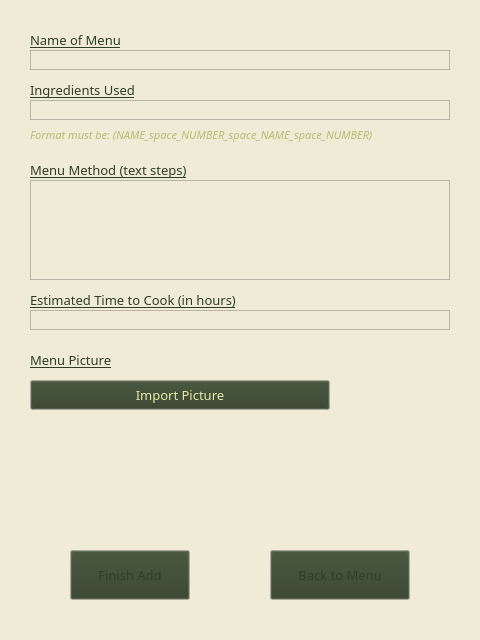
<?xml version="1.0" encoding="UTF-8"?>
<ui version="4.0">
 <class>AddMenuFrame</class>
 <widget class="QWidget" name="AddMenuFrame">
  <property name="geometry">
   <rect>
    <x>0</x>
    <y>0</y>
    <width>480</width>
    <height>640</height>
   </rect>
  </property>
  <property name="palette">
   <palette>
    <active>
     <colorrole role="WindowText">
      <brush brushstyle="SolidPattern">
       <color alpha="255">
        <red>48</red>
        <green>62</green>
        <blue>39</blue>
       </color>
      </brush>
     </colorrole>
     <colorrole role="Button">
      <brush brushstyle="SolidPattern">
       <color alpha="255">
        <red>48</red>
        <green>62</green>
        <blue>39</blue>
       </color>
      </brush>
     </colorrole>
     <colorrole role="Light">
      <brush brushstyle="SolidPattern">
       <color alpha="255">
        <red>246</red>
        <green>250</green>
        <blue>247</blue>
       </color>
      </brush>
     </colorrole>
     <colorrole role="Midlight">
      <brush brushstyle="SolidPattern">
       <color alpha="255">
        <red>239</red>
        <green>235</green>
        <blue>215</blue>
       </color>
      </brush>
     </colorrole>
     <colorrole role="Dark">
      <brush brushstyle="SolidPattern">
       <color alpha="255">
        <red>227</red>
        <green>219</green>
        <blue>189</blue>
       </color>
      </brush>
     </colorrole>
     <colorrole role="Mid">
      <brush brushstyle="SolidPattern">
       <color alpha="255">
        <red>231</red>
        <green>234</green>
        <blue>168</blue>
       </color>
      </brush>
     </colorrole>
     <colorrole role="Text">
      <brush brushstyle="SolidPattern">
       <color alpha="255">
        <red>48</red>
        <green>62</green>
        <blue>39</blue>
       </color>
      </brush>
     </colorrole>
     <colorrole role="BrightText">
      <brush brushstyle="SolidPattern">
       <color alpha="255">
        <red>180</red>
        <green>187</green>
        <blue>114</blue>
       </color>
      </brush>
     </colorrole>
     <colorrole role="ButtonText">
      <brush brushstyle="SolidPattern">
       <color alpha="255">
        <red>231</red>
        <green>234</green>
        <blue>168</blue>
       </color>
      </brush>
     </colorrole>
     <colorrole role="Base">
      <brush brushstyle="SolidPattern">
       <color alpha="255">
        <red>239</red>
        <green>235</green>
        <blue>215</blue>
       </color>
      </brush>
     </colorrole>
     <colorrole role="Window">
      <brush brushstyle="SolidPattern">
       <color alpha="255">
        <red>239</red>
        <green>235</green>
        <blue>215</blue>
       </color>
      </brush>
     </colorrole>
     <colorrole role="Shadow">
      <brush brushstyle="SolidPattern">
       <color alpha="255">
        <red>227</red>
        <green>219</green>
        <blue>189</blue>
       </color>
      </brush>
     </colorrole>
     <colorrole role="Highlight">
      <brush brushstyle="SolidPattern">
       <color alpha="255">
        <red>180</red>
        <green>187</green>
        <blue>114</blue>
       </color>
      </brush>
     </colorrole>
     <colorrole role="HighlightedText">
      <brush brushstyle="SolidPattern">
       <color alpha="255">
        <red>48</red>
        <green>62</green>
        <blue>39</blue>
       </color>
      </brush>
     </colorrole>
     <colorrole role="Link">
      <brush brushstyle="SolidPattern">
       <color alpha="255">
        <red>180</red>
        <green>187</green>
        <blue>114</blue>
       </color>
      </brush>
     </colorrole>
     <colorrole role="LinkVisited">
      <brush brushstyle="SolidPattern">
       <color alpha="255">
        <red>231</red>
        <green>234</green>
        <blue>168</blue>
       </color>
      </brush>
     </colorrole>
     <colorrole role="AlternateBase">
      <brush brushstyle="SolidPattern">
       <color alpha="255">
        <red>246</red>
        <green>250</green>
        <blue>247</blue>
       </color>
      </brush>
     </colorrole>
     <colorrole role="NoRole">
      <brush brushstyle="SolidPattern">
       <color alpha="255">
        <red>48</red>
        <green>62</green>
        <blue>39</blue>
       </color>
      </brush>
     </colorrole>
    </active>
    <inactive>
     <colorrole role="WindowText">
      <brush brushstyle="SolidPattern">
       <color alpha="255">
        <red>48</red>
        <green>62</green>
        <blue>39</blue>
       </color>
      </brush>
     </colorrole>
     <colorrole role="Button">
      <brush brushstyle="SolidPattern">
       <color alpha="255">
        <red>48</red>
        <green>62</green>
        <blue>39</blue>
       </color>
      </brush>
     </colorrole>
     <colorrole role="Light">
      <brush brushstyle="SolidPattern">
       <color alpha="255">
        <red>246</red>
        <green>250</green>
        <blue>247</blue>
       </color>
      </brush>
     </colorrole>
     <colorrole role="Midlight">
      <brush brushstyle="SolidPattern">
       <color alpha="255">
        <red>239</red>
        <green>235</green>
        <blue>215</blue>
       </color>
      </brush>
     </colorrole>
     <colorrole role="Dark">
      <brush brushstyle="SolidPattern">
       <color alpha="255">
        <red>227</red>
        <green>219</green>
        <blue>189</blue>
       </color>
      </brush>
     </colorrole>
     <colorrole role="Mid">
      <brush brushstyle="SolidPattern">
       <color alpha="255">
        <red>231</red>
        <green>234</green>
        <blue>168</blue>
       </color>
      </brush>
     </colorrole>
     <colorrole role="Text">
      <brush brushstyle="SolidPattern">
       <color alpha="255">
        <red>48</red>
        <green>62</green>
        <blue>39</blue>
       </color>
      </brush>
     </colorrole>
     <colorrole role="BrightText">
      <brush brushstyle="SolidPattern">
       <color alpha="255">
        <red>180</red>
        <green>187</green>
        <blue>114</blue>
       </color>
      </brush>
     </colorrole>
     <colorrole role="ButtonText">
      <brush brushstyle="SolidPattern">
       <color alpha="255">
        <red>231</red>
        <green>234</green>
        <blue>168</blue>
       </color>
      </brush>
     </colorrole>
     <colorrole role="Base">
      <brush brushstyle="SolidPattern">
       <color alpha="255">
        <red>239</red>
        <green>235</green>
        <blue>215</blue>
       </color>
      </brush>
     </colorrole>
     <colorrole role="Window">
      <brush brushstyle="SolidPattern">
       <color alpha="255">
        <red>239</red>
        <green>235</green>
        <blue>215</blue>
       </color>
      </brush>
     </colorrole>
     <colorrole role="Shadow">
      <brush brushstyle="SolidPattern">
       <color alpha="255">
        <red>227</red>
        <green>219</green>
        <blue>189</blue>
       </color>
      </brush>
     </colorrole>
     <colorrole role="Highlight">
      <brush brushstyle="SolidPattern">
       <color alpha="255">
        <red>180</red>
        <green>187</green>
        <blue>114</blue>
       </color>
      </brush>
     </colorrole>
     <colorrole role="HighlightedText">
      <brush brushstyle="SolidPattern">
       <color alpha="255">
        <red>48</red>
        <green>62</green>
        <blue>39</blue>
       </color>
      </brush>
     </colorrole>
     <colorrole role="Link">
      <brush brushstyle="SolidPattern">
       <color alpha="255">
        <red>180</red>
        <green>187</green>
        <blue>114</blue>
       </color>
      </brush>
     </colorrole>
     <colorrole role="LinkVisited">
      <brush brushstyle="SolidPattern">
       <color alpha="255">
        <red>231</red>
        <green>234</green>
        <blue>168</blue>
       </color>
      </brush>
     </colorrole>
     <colorrole role="AlternateBase">
      <brush brushstyle="SolidPattern">
       <color alpha="255">
        <red>246</red>
        <green>250</green>
        <blue>247</blue>
       </color>
      </brush>
     </colorrole>
     <colorrole role="NoRole">
      <brush brushstyle="SolidPattern">
       <color alpha="255">
        <red>48</red>
        <green>62</green>
        <blue>39</blue>
       </color>
      </brush>
     </colorrole>
    </inactive>
    <disabled>
     <colorrole role="WindowText">
      <brush brushstyle="SolidPattern">
       <color alpha="255">
        <red>227</red>
        <green>219</green>
        <blue>189</blue>
       </color>
      </brush>
     </colorrole>
     <colorrole role="Button">
      <brush brushstyle="SolidPattern">
       <color alpha="255">
        <red>48</red>
        <green>62</green>
        <blue>39</blue>
       </color>
      </brush>
     </colorrole>
     <colorrole role="Light">
      <brush brushstyle="SolidPattern">
       <color alpha="255">
        <red>246</red>
        <green>250</green>
        <blue>247</blue>
       </color>
      </brush>
     </colorrole>
     <colorrole role="Midlight">
      <brush brushstyle="SolidPattern">
       <color alpha="255">
        <red>239</red>
        <green>235</green>
        <blue>215</blue>
       </color>
      </brush>
     </colorrole>
     <colorrole role="Dark">
      <brush brushstyle="SolidPattern">
       <color alpha="255">
        <red>227</red>
        <green>219</green>
        <blue>189</blue>
       </color>
      </brush>
     </colorrole>
     <colorrole role="Mid">
      <brush brushstyle="SolidPattern">
       <color alpha="255">
        <red>231</red>
        <green>234</green>
        <blue>168</blue>
       </color>
      </brush>
     </colorrole>
     <colorrole role="Text">
      <brush brushstyle="SolidPattern">
       <color alpha="255">
        <red>227</red>
        <green>219</green>
        <blue>189</blue>
       </color>
      </brush>
     </colorrole>
     <colorrole role="BrightText">
      <brush brushstyle="SolidPattern">
       <color alpha="255">
        <red>180</red>
        <green>187</green>
        <blue>114</blue>
       </color>
      </brush>
     </colorrole>
     <colorrole role="ButtonText">
      <brush brushstyle="SolidPattern">
       <color alpha="255">
        <red>227</red>
        <green>219</green>
        <blue>189</blue>
       </color>
      </brush>
     </colorrole>
     <colorrole role="Base">
      <brush brushstyle="SolidPattern">
       <color alpha="255">
        <red>239</red>
        <green>235</green>
        <blue>215</blue>
       </color>
      </brush>
     </colorrole>
     <colorrole role="Window">
      <brush brushstyle="SolidPattern">
       <color alpha="255">
        <red>239</red>
        <green>235</green>
        <blue>215</blue>
       </color>
      </brush>
     </colorrole>
     <colorrole role="Shadow">
      <brush brushstyle="SolidPattern">
       <color alpha="255">
        <red>227</red>
        <green>219</green>
        <blue>189</blue>
       </color>
      </brush>
     </colorrole>
     <colorrole role="Highlight">
      <brush brushstyle="SolidPattern">
       <color alpha="255">
        <red>0</red>
        <green>120</green>
        <blue>215</blue>
       </color>
      </brush>
     </colorrole>
     <colorrole role="HighlightedText">
      <brush brushstyle="SolidPattern">
       <color alpha="255">
        <red>48</red>
        <green>62</green>
        <blue>39</blue>
       </color>
      </brush>
     </colorrole>
     <colorrole role="Link">
      <brush brushstyle="SolidPattern">
       <color alpha="255">
        <red>180</red>
        <green>187</green>
        <blue>114</blue>
       </color>
      </brush>
     </colorrole>
     <colorrole role="LinkVisited">
      <brush brushstyle="SolidPattern">
       <color alpha="255">
        <red>231</red>
        <green>234</green>
        <blue>168</blue>
       </color>
      </brush>
     </colorrole>
     <colorrole role="AlternateBase">
      <brush brushstyle="SolidPattern">
       <color alpha="255">
        <red>246</red>
        <green>250</green>
        <blue>247</blue>
       </color>
      </brush>
     </colorrole>
     <colorrole role="NoRole">
      <brush brushstyle="SolidPattern">
       <color alpha="255">
        <red>48</red>
        <green>62</green>
        <blue>39</blue>
       </color>
      </brush>
     </colorrole>
    </disabled>
   </palette>
  </property>
  <property name="font">
   <font>
    <family>Arial Black</family>
    <pointsize>10</pointsize>
   </font>
  </property>
  <property name="windowTitle">
   <string>Add Menu Frame</string>
  </property>
  <widget class="QLabel" name="nameMenu">
   <property name="geometry">
    <rect>
     <x>30</x>
     <y>30</y>
     <width>300</width>
     <height>20</height>
    </rect>
   </property>
   <property name="sizePolicy">
    <sizepolicy hsizetype="Fixed" vsizetype="Fixed">
     <horstretch>0</horstretch>
     <verstretch>0</verstretch>
    </sizepolicy>
   </property>
   <property name="font">
    <font>
     <underline>true</underline>
    </font>
   </property>
   <property name="text">
    <string>Name of Menu</string>
   </property>
  </widget>
  <widget class="QTextEdit" name="menuNameEnter">
   <property name="geometry">
    <rect>
     <x>30</x>
     <y>50</y>
     <width>420</width>
     <height>20</height>
    </rect>
   </property>
   <property name="sizePolicy">
    <sizepolicy hsizetype="Fixed" vsizetype="Fixed">
     <horstretch>0</horstretch>
     <verstretch>0</verstretch>
    </sizepolicy>
   </property>
   <property name="verticalScrollBarPolicy">
    <enum>Qt::ScrollBarAlwaysOff</enum>
   </property>
  </widget>
  <widget class="QLabel" name="ingredientsLab">
   <property name="geometry">
    <rect>
     <x>30</x>
     <y>80</y>
     <width>300</width>
     <height>20</height>
    </rect>
   </property>
   <property name="sizePolicy">
    <sizepolicy hsizetype="Fixed" vsizetype="Fixed">
     <horstretch>0</horstretch>
     <verstretch>0</verstretch>
    </sizepolicy>
   </property>
   <property name="font">
    <font>
     <underline>true</underline>
    </font>
   </property>
   <property name="text">
    <string>Ingredients Used</string>
   </property>
  </widget>
  <widget class="QTextEdit" name="ingredientEnter">
   <property name="geometry">
    <rect>
     <x>30</x>
     <y>100</y>
     <width>420</width>
     <height>20</height>
    </rect>
   </property>
   <property name="sizePolicy">
    <sizepolicy hsizetype="Fixed" vsizetype="Fixed">
     <horstretch>0</horstretch>
     <verstretch>0</verstretch>
    </sizepolicy>
   </property>
   <property name="verticalScrollBarPolicy">
    <enum>Qt::ScrollBarAlwaysOff</enum>
   </property>
   <property name="placeholderText">
    <string/>
   </property>
  </widget>
  <widget class="QLabel" name="ingredientFormatLab">
   <property name="geometry">
    <rect>
     <x>30</x>
     <y>120</y>
     <width>420</width>
     <height>30</height>
    </rect>
   </property>
   <property name="sizePolicy">
    <sizepolicy hsizetype="Fixed" vsizetype="Fixed">
     <horstretch>0</horstretch>
     <verstretch>0</verstretch>
    </sizepolicy>
   </property>
   <property name="palette">
    <palette>
     <active>
      <colorrole role="WindowText">
       <brush brushstyle="SolidPattern">
        <color alpha="255">
         <red>180</red>
         <green>187</green>
         <blue>114</blue>
        </color>
       </brush>
      </colorrole>
     </active>
     <inactive>
      <colorrole role="WindowText">
       <brush brushstyle="SolidPattern">
        <color alpha="255">
         <red>180</red>
         <green>187</green>
         <blue>114</blue>
        </color>
       </brush>
      </colorrole>
     </inactive>
     <disabled>
      <colorrole role="WindowText">
       <brush brushstyle="SolidPattern">
        <color alpha="255">
         <red>227</red>
         <green>219</green>
         <blue>189</blue>
        </color>
       </brush>
      </colorrole>
     </disabled>
    </palette>
   </property>
   <property name="font">
    <font>
     <pointsize>8</pointsize>
     <italic>true</italic>
    </font>
   </property>
   <property name="text">
    <string>Format must be: (NAME_space_NUMBER_space_NAME_space_NUMBER)</string>
   </property>
   <property name="wordWrap">
    <bool>true</bool>
   </property>
  </widget>
  <widget class="QLabel" name="methodTxtLab">
   <property name="geometry">
    <rect>
     <x>30</x>
     <y>160</y>
     <width>300</width>
     <height>20</height>
    </rect>
   </property>
   <property name="sizePolicy">
    <sizepolicy hsizetype="Fixed" vsizetype="Fixed">
     <horstretch>0</horstretch>
     <verstretch>0</verstretch>
    </sizepolicy>
   </property>
   <property name="font">
    <font>
     <underline>true</underline>
    </font>
   </property>
   <property name="text">
    <string>Menu Method (text steps)</string>
   </property>
  </widget>
  <widget class="QTextEdit" name="methodEnter">
   <property name="geometry">
    <rect>
     <x>30</x>
     <y>180</y>
     <width>420</width>
     <height>100</height>
    </rect>
   </property>
   <property name="sizePolicy">
    <sizepolicy hsizetype="Fixed" vsizetype="Fixed">
     <horstretch>0</horstretch>
     <verstretch>0</verstretch>
    </sizepolicy>
   </property>
   <property name="autoFillBackground">
    <bool>false</bool>
   </property>
   <property name="verticalScrollBarPolicy">
    <enum>Qt::ScrollBarAlwaysOff</enum>
   </property>
   <property name="placeholderText">
    <string/>
   </property>
  </widget>
  <widget class="QLabel" name="methodPicLab">
   <property name="geometry">
    <rect>
     <x>30</x>
     <y>350</y>
     <width>300</width>
     <height>20</height>
    </rect>
   </property>
   <property name="sizePolicy">
    <sizepolicy hsizetype="Fixed" vsizetype="Fixed">
     <horstretch>0</horstretch>
     <verstretch>0</verstretch>
    </sizepolicy>
   </property>
   <property name="font">
    <font>
     <underline>true</underline>
    </font>
   </property>
   <property name="text">
    <string>Menu Picture</string>
   </property>
  </widget>
  <widget class="QPushButton" name="finishAddBtn">
   <property name="geometry">
    <rect>
     <x>70</x>
     <y>550</y>
     <width>120</width>
     <height>50</height>
    </rect>
   </property>
   <property name="palette">
    <palette>
     <active>
      <colorrole role="ButtonText">
       <brush brushstyle="SolidPattern">
        <color alpha="255">
         <red>48</red>
         <green>62</green>
         <blue>39</blue>
        </color>
       </brush>
      </colorrole>
     </active>
     <inactive>
      <colorrole role="ButtonText">
       <brush brushstyle="SolidPattern">
        <color alpha="255">
         <red>48</red>
         <green>62</green>
         <blue>39</blue>
        </color>
       </brush>
      </colorrole>
     </inactive>
     <disabled>
      <colorrole role="ButtonText">
       <brush brushstyle="SolidPattern">
        <color alpha="255">
         <red>227</red>
         <green>219</green>
         <blue>189</blue>
        </color>
       </brush>
      </colorrole>
     </disabled>
    </palette>
   </property>
   <property name="text">
    <string>Finish Add</string>
   </property>
  </widget>
  <widget class="QLabel" name="estiTimeLab">
   <property name="geometry">
    <rect>
     <x>30</x>
     <y>290</y>
     <width>330</width>
     <height>20</height>
    </rect>
   </property>
   <property name="sizePolicy">
    <sizepolicy hsizetype="Fixed" vsizetype="Fixed">
     <horstretch>0</horstretch>
     <verstretch>0</verstretch>
    </sizepolicy>
   </property>
   <property name="font">
    <font>
     <underline>true</underline>
    </font>
   </property>
   <property name="text">
    <string>Estimated Time to Cook (in hours)</string>
   </property>
  </widget>
  <widget class="QTextEdit" name="estiTimeEnter">
   <property name="geometry">
    <rect>
     <x>30</x>
     <y>310</y>
     <width>420</width>
     <height>20</height>
    </rect>
   </property>
   <property name="sizePolicy">
    <sizepolicy hsizetype="Fixed" vsizetype="Fixed">
     <horstretch>0</horstretch>
     <verstretch>0</verstretch>
    </sizepolicy>
   </property>
   <property name="verticalScrollBarPolicy">
    <enum>Qt::ScrollBarAlwaysOff</enum>
   </property>
   <property name="placeholderText">
    <string/>
   </property>
  </widget>
  <widget class="QPushButton" name="importPicBtn">
   <property name="geometry">
    <rect>
     <x>30</x>
     <y>380</y>
     <width>300</width>
     <height>30</height>
    </rect>
   </property>
   <property name="palette">
    <palette>
     <active>
      <colorrole role="ButtonText">
       <brush brushstyle="SolidPattern">
        <color alpha="255">
         <red>231</red>
         <green>234</green>
         <blue>168</blue>
        </color>
       </brush>
      </colorrole>
     </active>
     <inactive>
      <colorrole role="ButtonText">
       <brush brushstyle="SolidPattern">
        <color alpha="255">
         <red>231</red>
         <green>234</green>
         <blue>168</blue>
        </color>
       </brush>
      </colorrole>
     </inactive>
     <disabled>
      <colorrole role="ButtonText">
       <brush brushstyle="SolidPattern">
        <color alpha="255">
         <red>227</red>
         <green>219</green>
         <blue>189</blue>
        </color>
       </brush>
      </colorrole>
     </disabled>
    </palette>
   </property>
   <property name="text">
    <string>Import Picture</string>
   </property>
  </widget>
  <widget class="QPushButton" name="backBtn">
   <property name="geometry">
    <rect>
     <x>270</x>
     <y>550</y>
     <width>140</width>
     <height>50</height>
    </rect>
   </property>
   <property name="palette">
    <palette>
     <active>
      <colorrole role="ButtonText">
       <brush brushstyle="SolidPattern">
        <color alpha="255">
         <red>48</red>
         <green>62</green>
         <blue>39</blue>
        </color>
       </brush>
      </colorrole>
     </active>
     <inactive>
      <colorrole role="ButtonText">
       <brush brushstyle="SolidPattern">
        <color alpha="255">
         <red>48</red>
         <green>62</green>
         <blue>39</blue>
        </color>
       </brush>
      </colorrole>
     </inactive>
     <disabled>
      <colorrole role="ButtonText">
       <brush brushstyle="SolidPattern">
        <color alpha="255">
         <red>227</red>
         <green>219</green>
         <blue>189</blue>
        </color>
       </brush>
      </colorrole>
     </disabled>
    </palette>
   </property>
   <property name="text">
    <string>Back to Menu</string>
   </property>
  </widget>
 </widget>
 <resources/>
 <connections/>
</ui>
